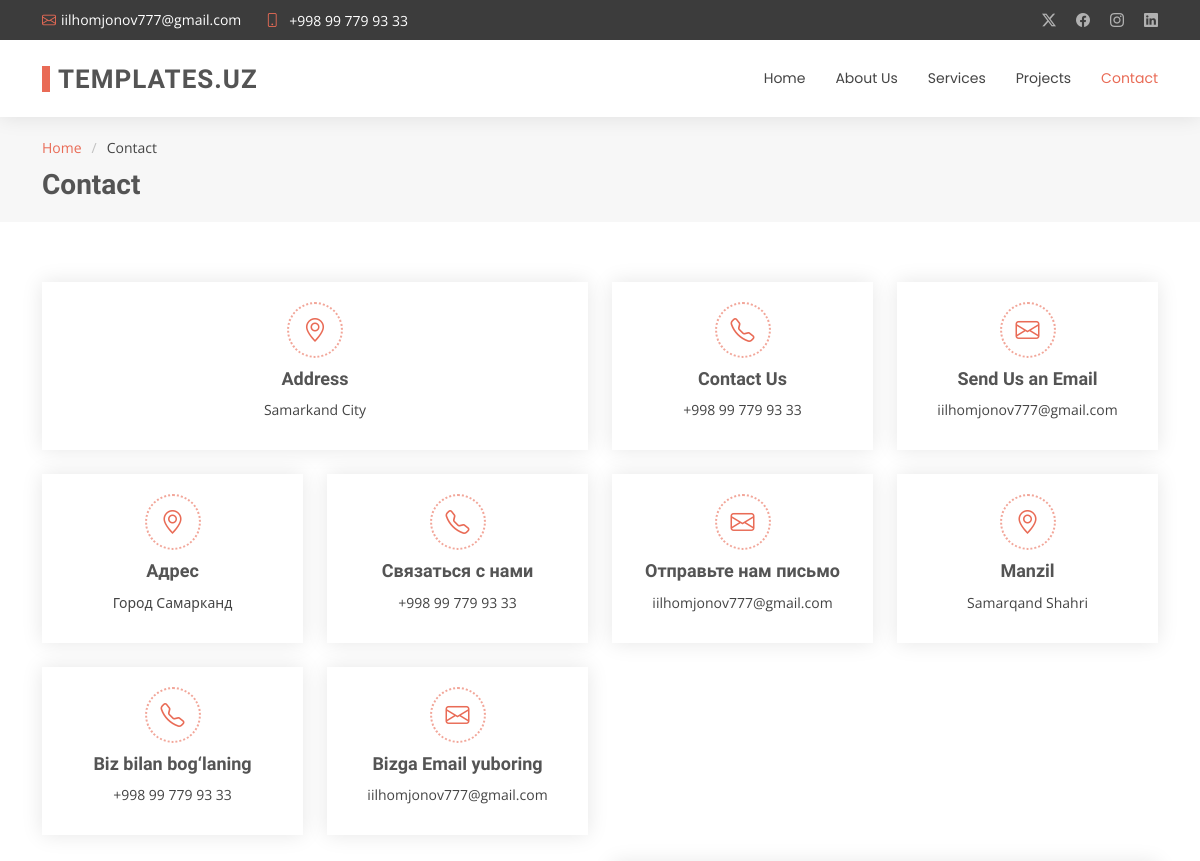
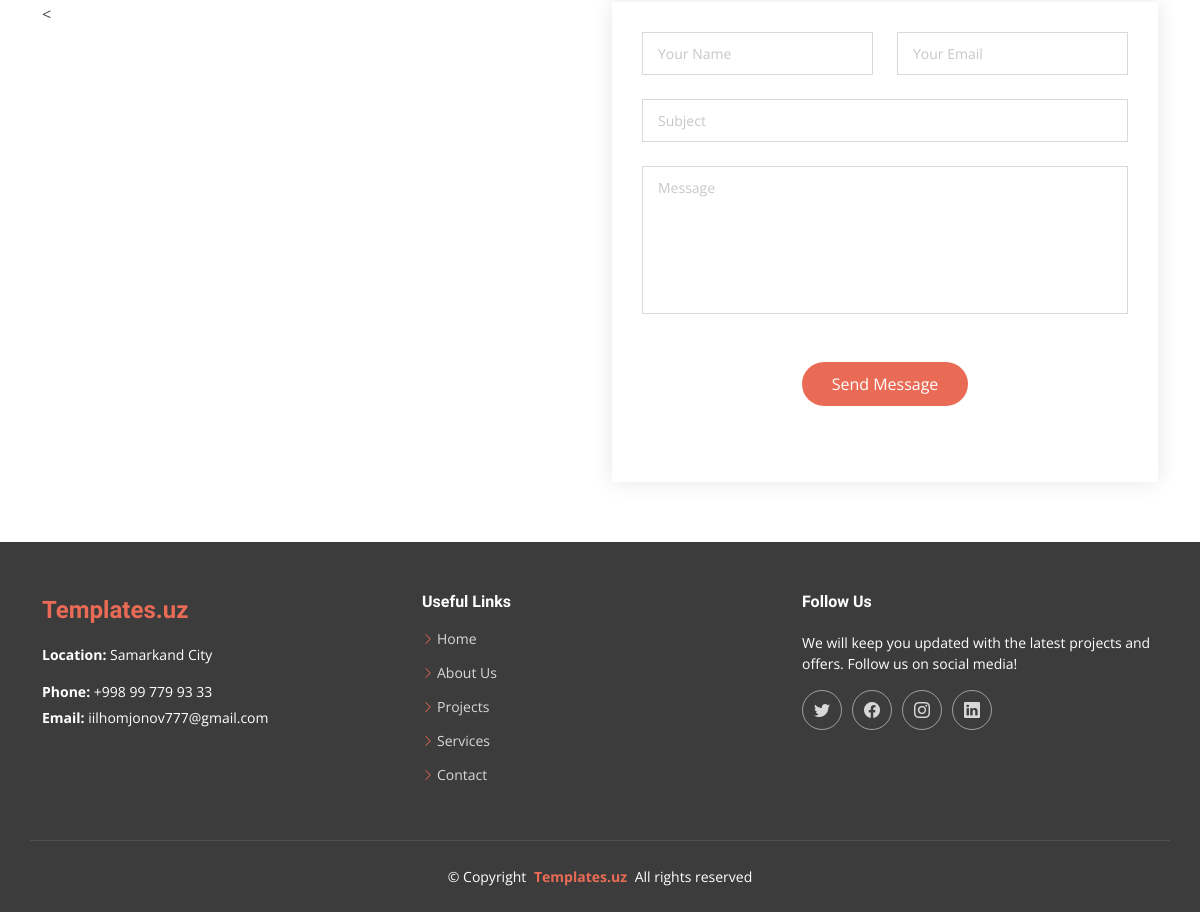
The page /contact.php on the database its author committed (2 pictures, top to bottom).
### tables this page shows
CREATE TABLE contact_box (
    id INT AUTO_INCREMENT PRIMARY KEY,
    lang_id INT,
    FOREIGN KEY (lang_id) REFERENCES languages(id),
    title VARCHAR(255),
    value VARCHAR(255),
    icon VARCHAR(255)
);

### config.php (called while the page is built, shortened)
<?php
class Database
{
    private $conn;
    public function __construct()
    {
        $this->conn = new mysqli(DB_SERVER, DB_USERNAME, DB_PASSWORD, DB_NAME);
    }
    public function executeQuery($sql, $params = [], $types = "")
    {
        $result = $this->conn->prepare($sql);
        if (!$result->execute()) {
            return "Execution error: " . $result->error;
        }
        return $result;
    }
    public function select($table, $columns = "*", $condition = "", $params = [], $types = "")
    {
        $sql = "SELECT $columns FROM $table" . ($condition ? " WHERE $condition" : "");
        $result = $this->executeQuery($sql, $params, $types);
        return $result->get_result()->fetch_all(MYSQLI_ASSOC);
    }
}

### contact.php (the view, shortened to what this page needs)
<?php
include './config.php';
$query = new Database();
  ?>
<!DOCTYPE html>
<html lang="en">
<head>
  <link href="assets/vendor/bootstrap/css/bootstrap.min.css" rel="stylesheet">
  <link href="assets/vendor/bootstrap-icons/bootstrap-icons.css" rel="stylesheet">
  <link href="assets/vendor/aos/aos.css" rel="stylesheet">
  <link href="assets/vendor/swiper/swiper-bundle.min.css" rel="stylesheet">
  <link href="assets/vendor/glightbox/css/glightbox.min.css" rel="stylesheet">
  <link href="assets/css/main.css" rel="stylesheet">
</head>
<body class="contact-page">
  <?php include 'includes/header.php' ?>
  <main class="main">
    <div class="page-title" data-aos="fade">
      <div class="container">
        <nav class="breadcrumbs">
          <ol>
            <li><a href="./">Home</a></li>
            <li class="current">Contact</li>
          </ol>
        </nav>
        <h1>Contact</h1>
      </div>
    </div>
    <section id="contact" class="contact section">
      <div class="container" data-aos="fade-up" data-aos-delay="100">
        <div class="row gy-4">
          <?php foreach ($contact_boxData as $contact): ?>
            <div class="col-lg-<?php echo ($contact['id'] == 1) ? '6' : '3'; ?> col-md-6">
              <div class="info-item d-flex flex-column justify-content-center align-items-center" data-aos="fade-up"
                data-aos-delay="100">
                <i class="<?php echo $contact['icon']; ?>"></i>
                <h3><?php echo $contact['title']; ?></h3>
                <p><?php echo $contact['value']; ?></p>
              </div>
            </div>
          <?php endforeach; ?>
        </div>
        <div class="row gy-4 mt-1">
          <div class="col-lg-6" data-aos="fade-up" data-aos-delay="100">
            <<iframe
              src="https://www.google.com/maps/embed?pb=!1m14!1m8!1m3!1d3072.5298862417435!2d66.96820727777097!3d39.637787762516005!3m2!1i1024!2i768!4f13.1!3m3!1m2!1s0x3f4d1f8bc8499255%3A0x7d89646ab179a0fe!2sSamarqand%20davlat%20universiteti%20IT%20markazi!5e0!3m2!1sen!2s!4v1739087509983!5m2!1sen!2s"
              width="600" height="450" style="border:0;" allowfullscreen="" loading="lazy"
></iframe>
          </div>
          <div class="col-lg-6">
            <form method="post" class="php-email-form" id="contactForm" data-aos="fade-up" data-aos-delay="100">
              <div class="row gy-4">
                <div class="col-md-6">
                  <input type="text" name="name" class="form-control" placeholder="Your Name" required=""
                    maxlength="255">
                </div>
                <div class="col-md-6">
                  <input type="email" class="form-control" name="email" placeholder="Your Email" required=""
                    maxlength="255">
                </div>
                <div class="col-md-12">
                  <input type="text" class="form-control" name="subject" placeholder="Subject" required=""
                    maxlength="255">
                </div>
                <div class="col-md-12">
                  <textarea class="form-control" name="message" rows="6" placeholder="Message" required=""></textarea>
                </div>
                <div class="col-md-12 text-center">
                  <button type="submit" name="submit">Send Message</button>
                </div>
              </div>
            </form>
          </div>
        </div>
      </div>
    </section>
  </main>
  <?php include 'includes/footer.php' ?>
</body>
</html>

### includes/header.php (shortened to what this page needs)
<?php $contact_boxData = $query->select('contact_box'); ?>
<?php $contactData = $query->select('contact'); ?>
<header id="header" class="header sticky-top">
    <div class="topbar d-flex align-items-center dark-background">
        <div class="container d-flex justify-content-center justify-content-md-between">
            <div class="contact-info d-flex align-items-center">
                <i class="bi bi-envelope d-flex align-items-center">
                    <a href="mailto:<?php echo  $contact_boxData[2]['value']; ?>">
                        <?php echo  $contact_boxData[2]['value']; ?>
                    </a>
                </i>
                <i class="bi bi-phone d-flex align-items-center ms-4">
                    <span>
                        <a href="tel:<?php echo trim($contact_boxData[2]['value']); ?>">
                            <?php echo $contact_boxData[1]['value']; ?>
                        </a>
                    </span>
                </i>
            </div>
            <div class="social-links d-none d-md-flex align-items-center">
                <a href="https://twitter.com/<?php echo  $contactData[0]['twitter']; ?>" class="twitter"><i class="bi bi-twitter-x"></i></a>
                <a href="https://facebook.com/<?php echo  $contactData[0]['facebook']; ?>" class="facebook"><i class="bi bi-facebook"></i></a>
                <a href="https://instagram.com/<?php echo  $contactData[0]['instagram']; ?>" class="instagram"><i class="bi bi-instagram"></i></a>
                <a href="https://linkedin.com/in/<?php echo  $contactData[0]['linkedin']; ?>" class="linkedin"><i class="bi bi-linkedin"></i></a>
            </div>
        </div>
    </div>
    <div class="branding">
        <div class="container position-relative d-flex align-items-center justify-content-between">
            <a href="./" class="logo d-flex align-items-center">
                <h1 class="sitename">Templates.uz<br></h1>
            </a>
            <?php $current_page = basename($_SERVER['PHP_SELF']); ?>
            <nav id="navmenu" class="navmenu">
                <ul>
                    <li><a href="./" class="<?= ($current_page == 'index.php') ? 'active' : ''; ?>">Home</a></li>
                    <li><a href="about.php" class="<?= ($current_page == 'about.php') ? 'active' : ''; ?>">About Us</a></li>
                    <li><a href="services.php" class="<?= ($current_page == 'services.php') ? 'active' : ''; ?>">Services</a></li>
                    <li><a href="projects.php" class="<?= ($current_page == 'projects.php') ? 'active' : ''; ?>">Projects</a></li>
                    <li><a href="contact.php" class="<?= ($current_page == 'contact.php') ? 'active' : ''; ?>">Contact</a></li>
                </ul>
            </nav>
        </div>
    </div>
</header>

### includes/footer.php (shortened to what this page needs)
<footer id="footer" class="footer position-relative dark-background">
    <div class="container footer-top">
        <div class="row gy-4">
            <div class="col-lg-4 col-md-6 col-sm-12 footer-about mb-4">
                <a href="./" class="d-flex align-items-center">
                    <span class="sitename">Templates.uz</span>
                </a>
                <div class="footer-contact pt-3">
                    <p><strong>Location:</strong> <?php echo  $contact_boxData[0]['value']; ?></p>
                    <p class="mt-3"><strong>Phone:</strong> <span onclick="window.location.href='tel:<?php echo trim($contact_boxData[2]['value']); ?>'"><?php echo $contact_boxData[1]['value']; ?></span></p>
                    <p><strong>Email:</strong> <span onclick="window.location.href='mailto:<?php echo $contact_boxData[2]['value']; ?>'"><?php echo  $contact_boxData[2]['value']; ?></span></p>
                </div>
            </div>
            <div class="col-lg-4 col-md-6 col-sm-12 footer-links mb-4">
                <h4>Useful Links</h4>
                <ul>
                    <li><i class="bi bi-chevron-right"></i> <a href="./">Home</a></li>
                    <li><i class="bi bi-chevron-right"></i> <a href="about.php">About Us</a></li>
                    <li><i class="bi bi-chevron-right"></i> <a href="projects.php">Projects</a></li>
                    <li><i class="bi bi-chevron-right"></i> <a href="services.php">Services</a></li>
                    <li><i class="bi bi-chevron-right"></i> <a href="contact.php">Contact</a></li>
                </ul>
            </div>
            <div class="col-lg-4 col-md-12 footer-follow mb-4">
                <h4>Follow Us</h4>
                <p>We will keep you updated with the latest projects and offers. Follow us on social media!</p>
                <div class="social-links d-flex">
                    <a href="https://twitter.com/<?php echo  $contactData[0]['twitter']; ?>" target="_blank"><i class="bi bi-twitter"></i></a>
                    <a href="https://facebook.com/<?php echo  $contactData[0]['facebook']; ?>" target="_blank"><i class="bi bi-facebook"></i></a>
                    <a href="https://instagram.com/<?php echo  $contactData[0]['instagram']; ?>" target="_blank"><i class="bi bi-instagram"></i></a>
                    <a href="https://linkedin.com/in/<?php echo  $contactData[0]['linkedin']; ?>" target="_blank"><i class="bi bi-linkedin"></i></a>
                </div>
            </div>
        </div>
    </div>
    <div class="container copyright text-center mt-4">
        <p>© <span>Copyright</span> <strong class="px-1 sitename"><a href="https://templates.uz/">Templates.uz</a> </strong> <span>All rights reserved</span></p>
    </div>
</footer>

### includes/footer.php (style rules this page uses)
footer .sitename { color: var(--accent-color); }

### rows shown on the page
contact_box: value "iilhomjonov777@gmail.com", title "Send Us an Email"
contact_box: value "+998 99 779 93 33", title "Contact Us"
contact_box: title "Address", value "Samarkand City"
contact_box: title "Адрес", value "Город Самарканд"
contact_box: title "Связаться с нами", value "+998 99 779 93 33"
contact_box: title "Отправьте нам письмо", value "iilhomjonov777@gmail.com"
contact_box: title "Manzil", value "Samarqand Shahri"
contact_box: title "Biz bilan bog‘laning", value "+998 99 779 93 33"
contact_box: title "Bizga Email yuboring", value "iilhomjonov777@gmail.com"
